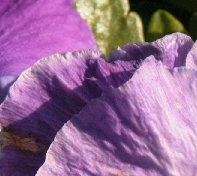
#> input picture ourcode/cpu_version/cpucode/CVPR08-SR/Data/Training/t1.bmp, 197 x 176 px; its folder holds 4 pictures in this run
$ python learn_dict.py
#> lines starting #> are read from the running program, lines starting #| are printed output that depends on the picture
#!/usr/bin/env python3
# -*- coding: utf-8 -*-
"""
Created on Fri Nov 24 15:34:27 2017

@author: serafina
"""

import numpy as np
import scipy as sp
from skimage import color,io,img_as_float,transform
from collect_1 import collect
from ksvd_1 import ksvd
#from sklearn.decomposition import PCA

def convert_ycbcr_y(f):
    rgb = io.imread(f)
    ycbcr = color.rgb2ycbcr(rgb)
    ycbcr = img_as_float(ycbcr)/255
    return ycbcr[:,:,0]


str = 'CVPR08-SR/Data/Training' + '/*.bmp'

load_imgs = io.ImageCollection(str,load_func = convert_ycbcr_y)
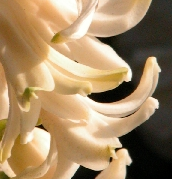
#> input picture ourcode/cpu_version/cpucode/CVPR08-SR/Data/Training/t2.bmp, 172 x 179 px
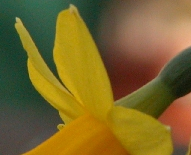
#> input picture ourcode/cpu_version/cpucode/CVPR08-SR/Data/Training/t3.bmp, 191 x 155 px
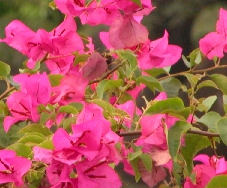
#> input picture ourcode/cpu_version/cpucode/CVPR08-SR/Data/Training/t4.bmp, 227 x 188 px
#> load_imgs = 4 items

#io.imshow(coll_img[40])

# Configuration
conf = {'scale': 3, 'level': 1, 'window': [3,3],
        'border': [1,1], 'upsample_factor': 3, 'filters': {},
        'interpolate_kernel': 'bicubic', 'overlap': [1,1]}

O = np.zeros((conf['upsample_factor']-1))
#G = np.array([1,O,-1]); # Gradient
G = np.array([1])
G = np.concatenate((G,O))
G = np.append(G,-1)
G.shape = (1,2+O.size)
#L = np.array([1,O,-2,O,1])/2; # Laplacian
L = np.array([1])
L = np.concatenate((L,O))
L = np.append(L,-2)
L = np.concatenate((L,O))
L = np.append(L,1)
L = L/2.0;
L.shape = (1,3+2*O.size)

#filters = {'filter1':G,'filter2':G.T,'filter3':L,'filter4':L.T}
filters = {1:G,2:G.T,3:L,4:L.T}
conf['filters'] = filters

def modcrop(imgs,scale):
#> called with scale = 3
    imgs_c = []
    for i in range(len(imgs)):
        img = imgs[i]
        sz = img.shape
        sz = sz - np.mod(sz,scale)
        img_c = img[0:sz[0], 0:sz[1]]
        imgs_c.append(img_c)
#> this loop made 4 passes
#> sz on passes 1 to 4: [174, 195, 3], [177, 171, 3], [153, 189, 3], [186, 225, 3]
#> pass 1, in modcrop, `img_c = img[0:sz[0], 0:sz[1]]`:
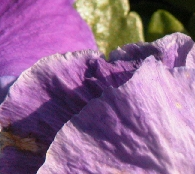
#> img_c: shape (174, 195, 3); mean R, G, B 146.3, 104.3, 144.4
#> after the loop, imgs_c = 4 items
    return imgs_c

hires = modcrop(load_imgs, conf['scale'])
#> hires = 4 items


lores = []
for i in range(len(hires)):
    img = hires[i]
    sz = img.shape
    scale = conf['scale']
    img_l = transform.resize(img,(sz[0]/scale,sz[1]/scale))
    lores.append(img_l)
#> this loop made 4 passes
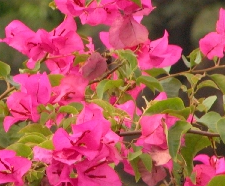
#> img: shape (186, 225, 3); mean R, G, B 174.7, 87.4, 91.8
#> after the loop, lores = 4 items
#lores = np.asarray(lores)

midres = []
for i in range(len(lores)):
    img = lores[i]
    sz = img.shape
    scale = conf['upsample_factor']
    img_m = transform.resize(img,(sz[0]*scale,sz[1]*scale))
    midres.append(img_m)
#> this loop made 4 passes
#> sz on passes 1 to 4: (58, 65, 3), (59, 57, 3), (51, 63, 3), (62, 75, 3)
#> pass 1, `img_m = transform.resize(img,(sz[0]*scale,sz[1]*scale))`:
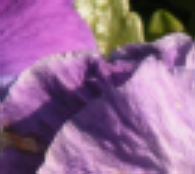
#> img_m: shape (174, 195, 3) float64; mean R, G, B 0.574, 0.409, 0.566
#> after the loop:
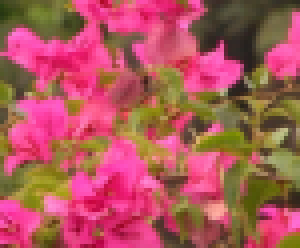
#> img: shape (62, 75, 3) float64 (shown 4 times larger); mean R, G, B 0.685, 0.343, 0.36
#> after the loop, midres = 4 items
#midres = np.asarray(midres)

# COLLECT
#> (the run stopped early here; a loop or call above may not have finished)
